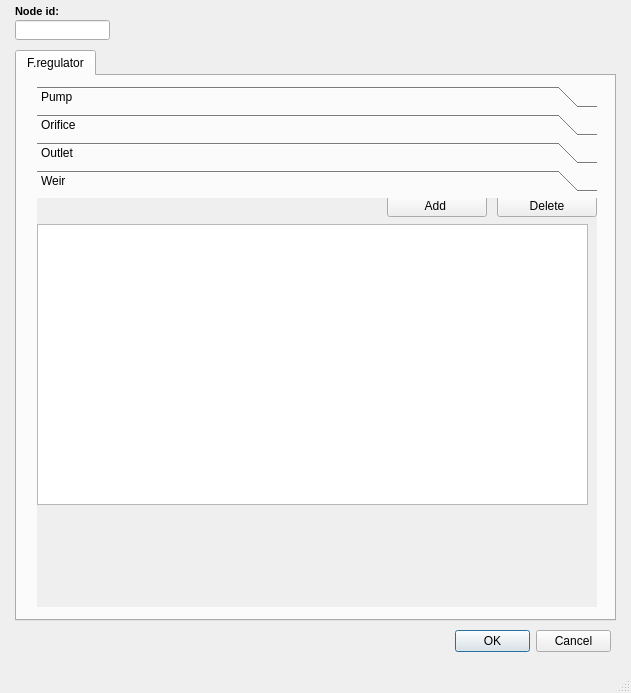
<?xml version="1.0" encoding="UTF-8"?>
<ui version="4.0">
 <class>MainWindow</class>
 <widget class="QMainWindow" name="MainWindow">
  <property name="geometry">
   <rect>
    <x>0</x>
    <y>0</y>
    <width>631</width>
    <height>693</height>
   </rect>
  </property>
  <property name="windowTitle">
   <string>MainWindow</string>
  </property>
  <widget class="QWidget" name="centralwidget">
   <widget class="QTabWidget" name="tab_main">
    <property name="geometry">
     <rect>
      <x>15</x>
      <y>50</y>
      <width>601</width>
      <height>571</height>
     </rect>
    </property>
    <property name="currentIndex">
     <number>0</number>
    </property>
    <widget class="QWidget" name="tab_15">
     <attribute name="title">
      <string>F.regulator</string>
     </attribute>
     <widget class="QToolBox" name="tb">
      <property name="geometry">
       <rect>
        <x>20</x>
        <y>10</y>
        <width>560</width>
        <height>521</height>
       </rect>
      </property>
      <property name="currentIndex">
       <number>3</number>
      </property>
      <widget class="QWidget" name="page_73">
       <property name="geometry">
        <rect>
         <x>0</x>
         <y>0</y>
         <width>560</width>
         <height>397</height>
        </rect>
       </property>
       <attribute name="label">
        <string>Pump</string>
       </attribute>
       <widget class="QTableView" name="tbl_inp_pump">
        <property name="geometry">
         <rect>
          <x>20</x>
          <y>40</y>
          <width>531</width>
          <height>341</height>
         </rect>
        </property>
        <property name="sortingEnabled">
         <bool>true</bool>
        </property>
       </widget>
       <widget class="QPushButton" name="btn_delete_pump">
        <property name="geometry">
         <rect>
          <x>460</x>
          <y>10</y>
          <width>100</width>
          <height>23</height>
         </rect>
        </property>
        <property name="text">
         <string>Delete</string>
        </property>
       </widget>
       <widget class="QPushButton" name="btn_add_pump">
        <property name="geometry">
         <rect>
          <x>350</x>
          <y>10</y>
          <width>100</width>
          <height>23</height>
         </rect>
        </property>
        <property name="text">
         <string>Add </string>
        </property>
       </widget>
      </widget>
      <widget class="QWidget" name="page_20">
       <property name="geometry">
        <rect>
         <x>0</x>
         <y>0</y>
         <width>560</width>
         <height>397</height>
        </rect>
       </property>
       <attribute name="label">
        <string>Orifice</string>
       </attribute>
       <widget class="QTableView" name="tbl_inp_orifice">
        <property name="geometry">
         <rect>
          <x>10</x>
          <y>40</y>
          <width>541</width>
          <height>351</height>
         </rect>
        </property>
        <property name="sortingEnabled">
         <bool>true</bool>
        </property>
       </widget>
       <widget class="QPushButton" name="btn_add_orifice">
        <property name="geometry">
         <rect>
          <x>350</x>
          <y>10</y>
          <width>100</width>
          <height>23</height>
         </rect>
        </property>
        <property name="text">
         <string>Add </string>
        </property>
       </widget>
       <widget class="QPushButton" name="btn_delete_orifice">
        <property name="geometry">
         <rect>
          <x>460</x>
          <y>10</y>
          <width>100</width>
          <height>23</height>
         </rect>
        </property>
        <property name="text">
         <string>Delete</string>
        </property>
       </widget>
      </widget>
      <widget class="QWidget" name="page_19">
       <property name="geometry">
        <rect>
         <x>0</x>
         <y>0</y>
         <width>560</width>
         <height>397</height>
        </rect>
       </property>
       <attribute name="label">
        <string>Outlet</string>
       </attribute>
       <widget class="QTableView" name="tbl_inp_outlet">
        <property name="geometry">
         <rect>
          <x>10</x>
          <y>40</y>
          <width>541</width>
          <height>351</height>
         </rect>
        </property>
        <property name="sortingEnabled">
         <bool>true</bool>
        </property>
       </widget>
       <widget class="QPushButton" name="btn_add_outlet">
        <property name="geometry">
         <rect>
          <x>350</x>
          <y>10</y>
          <width>100</width>
          <height>23</height>
         </rect>
        </property>
        <property name="text">
         <string>Add </string>
        </property>
       </widget>
       <widget class="QPushButton" name="btn_delete_otulet">
        <property name="geometry">
         <rect>
          <x>460</x>
          <y>10</y>
          <width>100</width>
          <height>23</height>
         </rect>
        </property>
        <property name="text">
         <string>Delete</string>
        </property>
       </widget>
      </widget>
      <widget class="QWidget" name="page_74">
       <property name="geometry">
        <rect>
         <x>0</x>
         <y>0</y>
         <width>560</width>
         <height>397</height>
        </rect>
       </property>
       <attribute name="label">
        <string>Weir</string>
       </attribute>
       <widget class="QPushButton" name="btn_view_nodechild_4">
        <property name="geometry">
         <rect>
          <x>354</x>
          <y>8</y>
          <width>100</width>
          <height>23</height>
         </rect>
        </property>
        <property name="text">
         <string>Delete node</string>
        </property>
       </widget>
       <widget class="QPushButton" name="btn_view_nodechild_5">
        <property name="geometry">
         <rect>
          <x>244</x>
          <y>8</y>
          <width>100</width>
          <height>23</height>
         </rect>
        </property>
        <property name="text">
         <string>Delete node</string>
        </property>
       </widget>
       <widget class="QPushButton" name="btn_delete_nodechild_3">
        <property name="geometry">
         <rect>
          <x>468</x>
          <y>8</y>
          <width>100</width>
          <height>23</height>
         </rect>
        </property>
        <property name="text">
         <string>Delete node</string>
        </property>
       </widget>
       <widget class="QToolBox" name="toolBox_27">
        <property name="geometry">
         <rect>
          <x>0</x>
          <y>-70</y>
          <width>560</width>
          <height>391</height>
         </rect>
        </property>
        <property name="currentIndex">
         <number>1</number>
        </property>
        <widget class="QWidget" name="page_77">
         <property name="geometry">
          <rect>
           <x>0</x>
           <y>0</y>
           <width>98</width>
           <height>28</height>
          </rect>
         </property>
         <attribute name="label">
          <string>Pump</string>
         </attribute>
         <widget class="QTableView" name="tbl_nodechild_4">
          <property name="geometry">
           <rect>
            <x>16</x>
            <y>42</y>
            <width>541</width>
            <height>301</height>
           </rect>
          </property>
          <property name="sortingEnabled">
           <bool>true</bool>
          </property>
         </widget>
         <widget class="QPushButton" name="btn_delete_nodechild_4">
          <property name="geometry">
           <rect>
            <x>460</x>
            <y>10</y>
            <width>100</width>
            <height>23</height>
           </rect>
          </property>
          <property name="text">
           <string>Delete</string>
          </property>
         </widget>
         <widget class="QPushButton" name="btn_view_nodechild_6">
          <property name="geometry">
           <rect>
            <x>346</x>
            <y>10</y>
            <width>100</width>
            <height>23</height>
           </rect>
          </property>
          <property name="text">
           <string>View</string>
          </property>
         </widget>
         <widget class="QPushButton" name="btn_view_nodechild_7">
          <property name="geometry">
           <rect>
            <x>236</x>
            <y>10</y>
            <width>100</width>
            <height>23</height>
           </rect>
          </property>
          <property name="text">
           <string>Add </string>
          </property>
         </widget>
        </widget>
        <widget class="QWidget" name="page_78">
         <property name="geometry">
          <rect>
           <x>0</x>
           <y>0</y>
           <width>560</width>
           <height>329</height>
          </rect>
         </property>
         <attribute name="label">
          <string>Feature graphic design</string>
         </attribute>
         <widget class="QTableView" name="tbl_inp_weir">
          <property name="geometry">
           <rect>
            <x>0</x>
            <y>40</y>
            <width>551</width>
            <height>281</height>
           </rect>
          </property>
          <property name="sortingEnabled">
           <bool>true</bool>
          </property>
         </widget>
         <widget class="QPushButton" name="btn_add_weir">
          <property name="geometry">
           <rect>
            <x>350</x>
            <y>10</y>
            <width>100</width>
            <height>23</height>
           </rect>
          </property>
          <property name="text">
           <string>Add </string>
          </property>
         </widget>
         <widget class="QPushButton" name="btn_delete_weir">
          <property name="geometry">
           <rect>
            <x>460</x>
            <y>10</y>
            <width>100</width>
            <height>23</height>
           </rect>
          </property>
          <property name="text">
           <string>Delete</string>
          </property>
         </widget>
        </widget>
       </widget>
      </widget>
     </widget>
    </widget>
   </widget>
   <widget class="QLabel" name="label_node_id">
    <property name="geometry">
     <rect>
      <x>15</x>
      <y>0</y>
      <width>90</width>
      <height>22</height>
     </rect>
    </property>
    <property name="font">
     <font>
      <pointsize>8</pointsize>
      <weight>75</weight>
      <bold>true</bold>
     </font>
    </property>
    <property name="frameShape">
     <enum>QFrame::NoFrame</enum>
    </property>
    <property name="frameShadow">
     <enum>QFrame::Plain</enum>
    </property>
    <property name="text">
     <string>Node id:</string>
    </property>
    <property name="textFormat">
     <enum>Qt::AutoText</enum>
    </property>
    <property name="scaledContents">
     <bool>false</bool>
    </property>
    <property name="alignment">
     <set>Qt::AlignLeading|Qt::AlignLeft|Qt::AlignVCenter</set>
    </property>
    <property name="margin">
     <number>3</number>
    </property>
   </widget>
   <widget class="QLineEdit" name="node_id">
    <property name="geometry">
     <rect>
      <x>15</x>
      <y>20</y>
      <width>95</width>
      <height>20</height>
     </rect>
    </property>
    <property name="text">
     <string/>
    </property>
   </widget>
   <widget class="QDialogButtonBox" name="ok">
    <property name="geometry">
     <rect>
      <x>455</x>
      <y>630</y>
      <width>156</width>
      <height>23</height>
     </rect>
    </property>
    <property name="standardButtons">
     <set>QDialogButtonBox::Cancel|QDialogButtonBox::Ok</set>
    </property>
   </widget>
  </widget>
  <widget class="QStatusBar" name="statusbar"/>
  <action name="actionZoom">
   <property name="icon">
    <iconset>
     <normaloff>../icons/103.png</normaloff>../icons/103.png</iconset>
   </property>
   <property name="text">
    <string>action</string>
   </property>
  </action>
  <action name="actionCentered">
   <property name="icon">
    <iconset>
     <normaloff>../icons/104.png</normaloff>../icons/104.png</iconset>
   </property>
   <property name="text">
    <string>actionCentered</string>
   </property>
  </action>
  <action name="actionEnabled">
   <property name="checkable">
    <bool>true</bool>
   </property>
   <property name="icon">
    <iconset>
     <normaloff>../icons/101.png</normaloff>
     <normalon>../icons/102.png</normalon>../icons/101.png</iconset>
   </property>
   <property name="text">
    <string>actionEnabled</string>
   </property>
  </action>
  <action name="actionZoomOut">
   <property name="icon">
    <iconset>
     <normaloff>../icons/107.png</normaloff>../icons/107.png</iconset>
   </property>
   <property name="text">
    <string>zoomOut</string>
   </property>
  </action>
  <action name="actionCopyPaste">
   <property name="icon">
    <iconset>
     <normaloff>../icons/107b.png</normaloff>../icons/107b.png</iconset>
   </property>
   <property name="text">
    <string>CopyPaste</string>
   </property>
  </action>
  <action name="actionRotation">
   <property name="icon">
    <iconset>
     <normaloff>../icons/107c.png</normaloff>../icons/107c.png</iconset>
   </property>
   <property name="text">
    <string>Rotation</string>
   </property>
  </action>
 </widget>
 <resources/>
 <connections/>
</ui>
